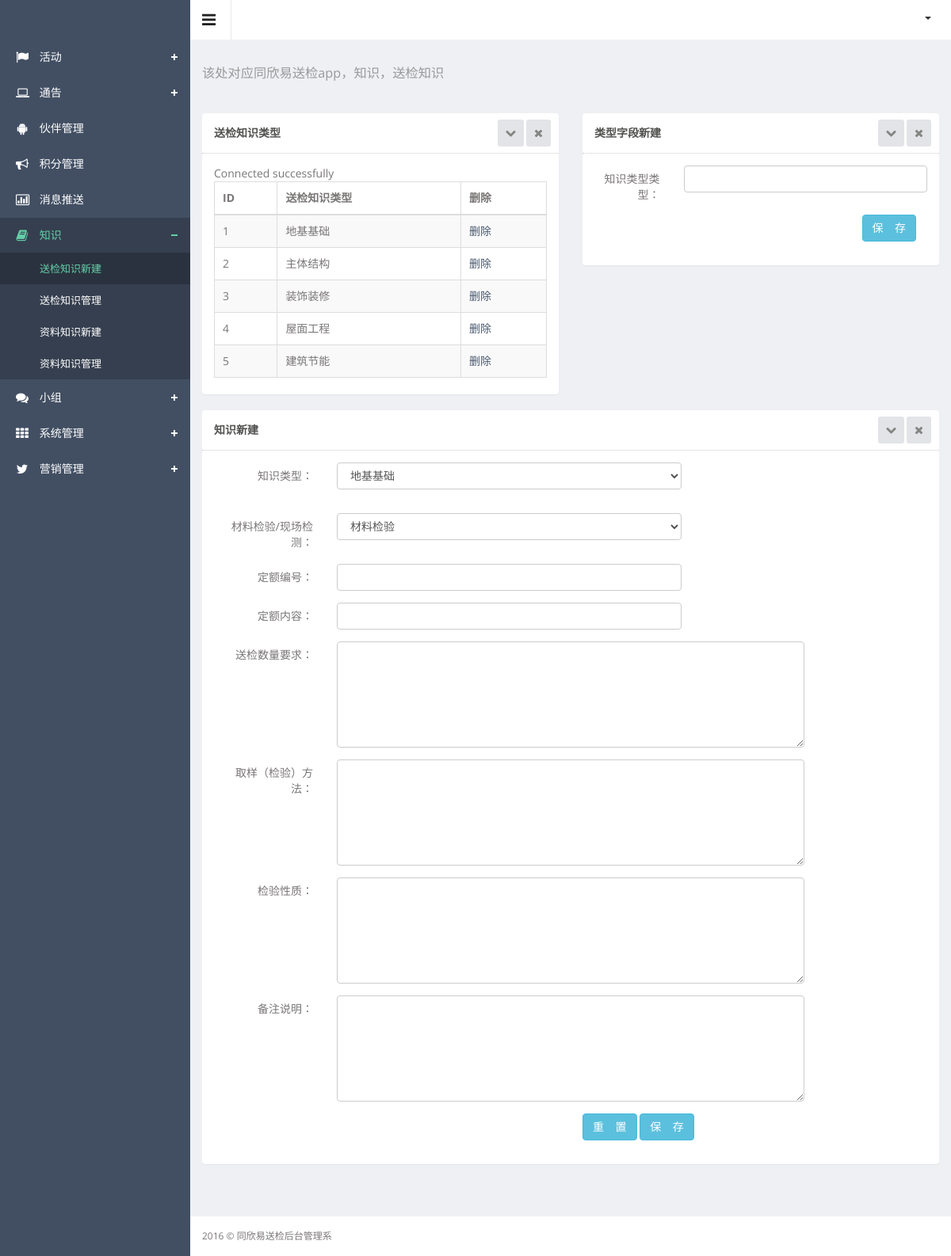
The page /admin/plus/zsxj.php on the database as committed earlier.
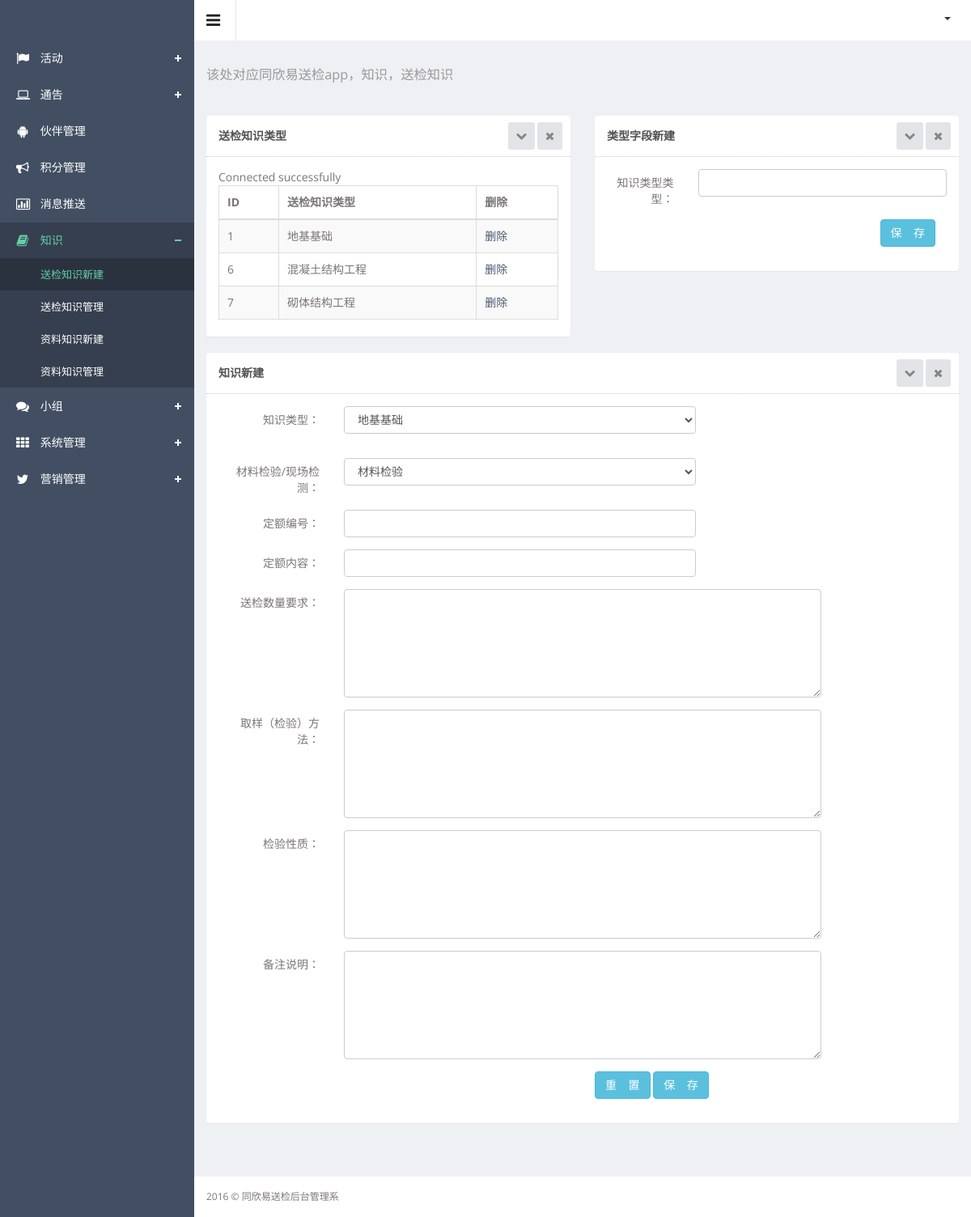
The same page on the database as committed later.
### admin/plus/zsxj.php (the view, shortened to what the changed rows need)
<!DOCTYPE html>
<html lang="en">
<head>
  <link href="../css/clndr.css" rel="stylesheet">
  <link href="../css/style.css" rel="stylesheet">
  <link href="../css/style-responsive.css" rel="stylesheet">
  <link rel="stylesheet" href="../js/data-tables/DT_bootstrap.css" />
  <link rel="stylesheet" type="text/css" href="../js/bootstrap-datetimepicker/css/datetimepicker-custom.css" />
</head>
<body class="sticky-header">
<section>
    <div class="main-content" >
        <div class="wrapper">
        	<div class="row">
                <div class="col-md-6">
                    <section class="panel">
                        <div class="panel-body">
                        	<div class="adv-table editable-table ">
                        		<table class="table table-striped table-hover table-bordered" id="editable-sample">
                        			<thead>
                        				<tr>
                        					<th>ID</th>
                        					<th>送检知识类型</th>
                        					<th>删除</th>
                        				</tr>
                        			</thead>
                        			<tbody>
                        				<?php
                        					require("../../conn.php");
                        					$sql = "select * from pc_送检知识类型  ";
                        					$result = $conn->query($sql);
                        					while($row = $result->fetch_assoc()) {
                        				?>
                        				<tr class="">
                        					<td><?php echo $row["id"];?></td>
                        					<td><?php echo $row["送检知识类型"];?></td>
                        					<td><a class="schu" sjc="<?php echo $row["时间戳"];?>">删除</a></td>
                        				</tr>
                        				<?php
																	}
																?>
                        			</tbody>
                        		</table>
                        	</div>
                        </div>
                    </section>
                </div>
            </div>
        </div>
    </div>
</section>
</body>
</html>

Rows that differ between the two databases and show on the page:
removed pc_送检知识类型: id "2", 送检知识类型 "主体结构"
removed pc_送检知识类型: id "3", 送检知识类型 "装饰装修"
removed pc_送检知识类型: id "4", 送检知识类型 "屋面工程"
removed pc_送检知识类型: id "5", 送检知识类型 "建筑节能"
added pc_送检知识类型: id "6", 送检知识类型 "混凝土结构工程"
added pc_送检知识类型: id "7", 送检知识类型 "砌体结构工程"
